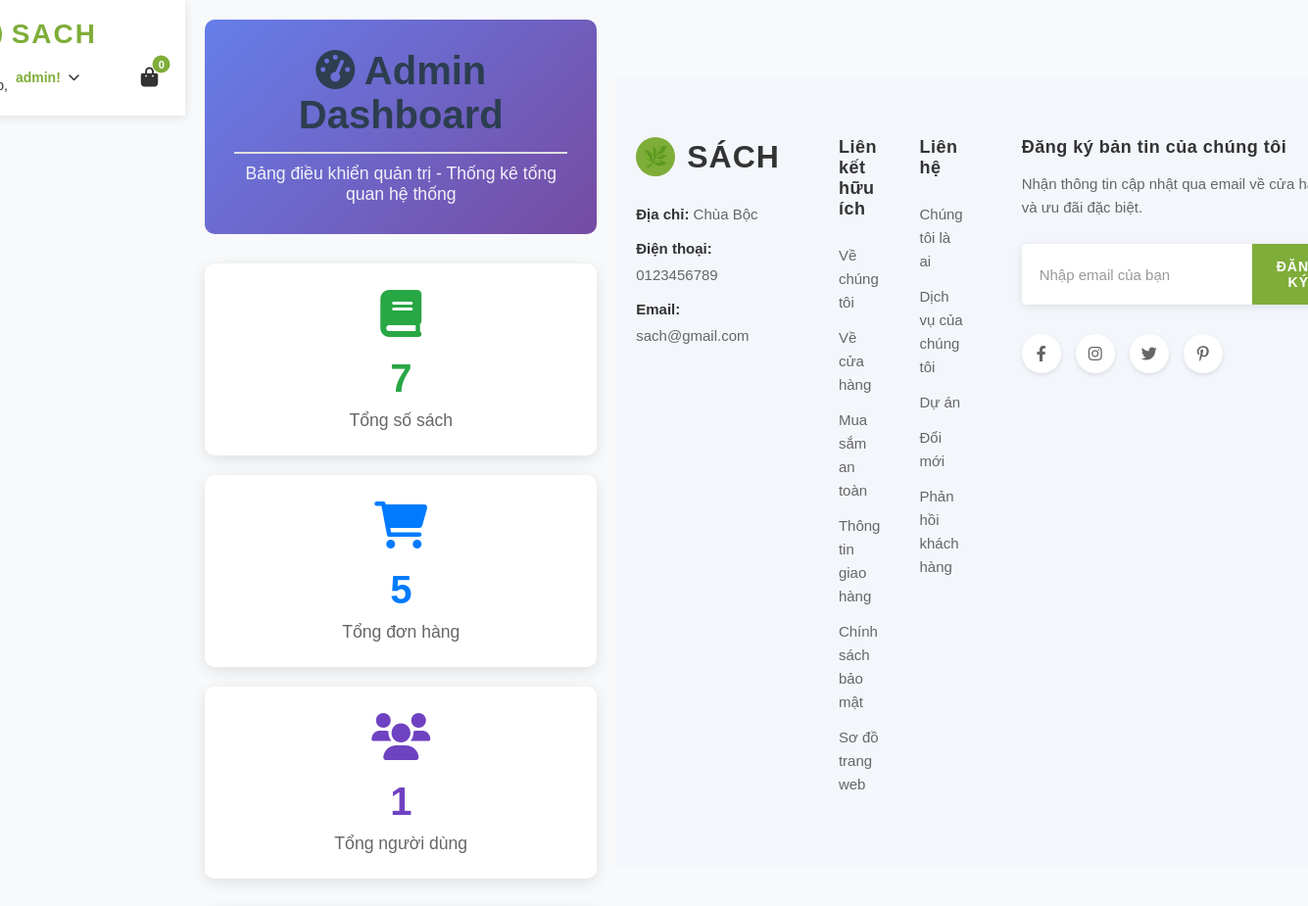
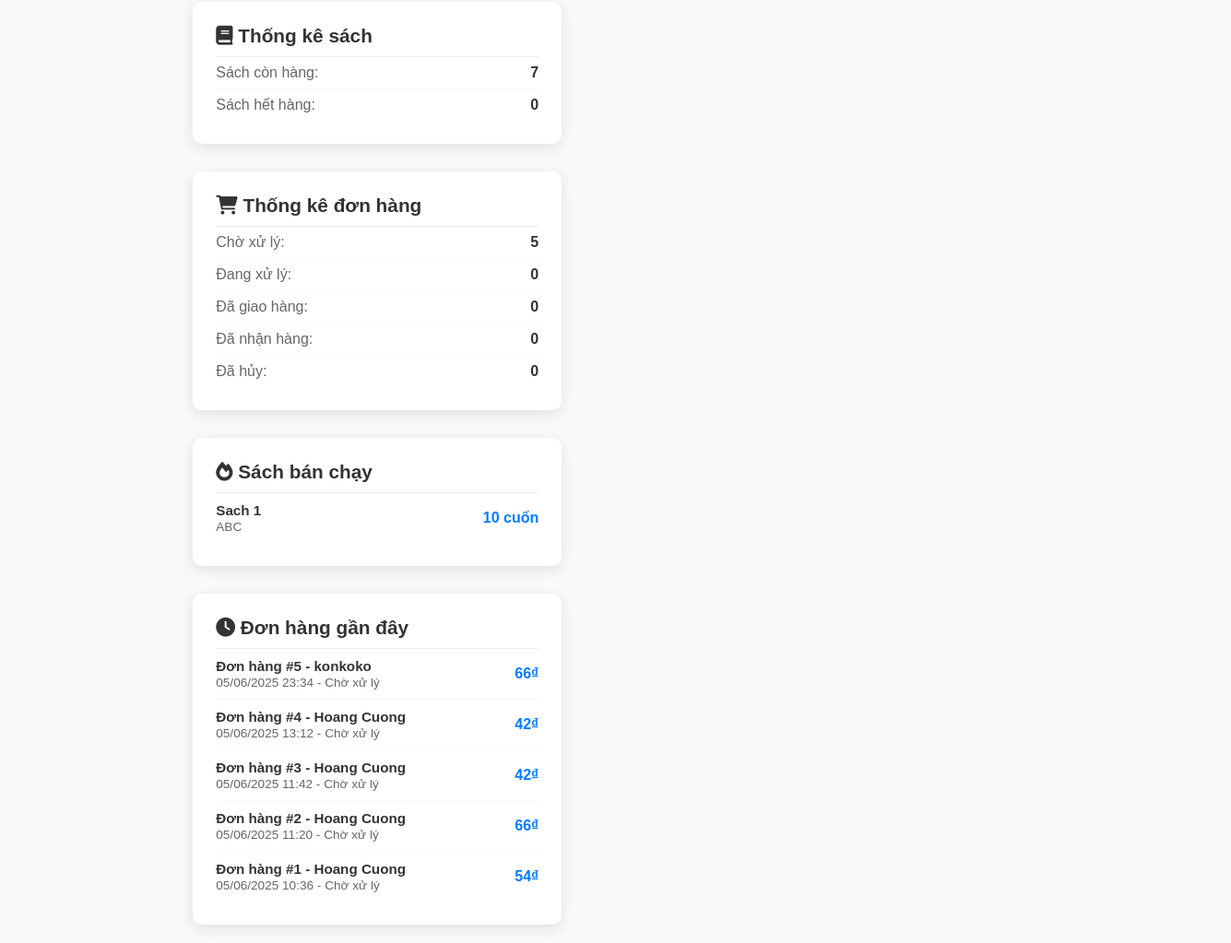
The page /admin-dashboard/ (signed in) on the database as committed earlier (2 pictures, top to bottom).
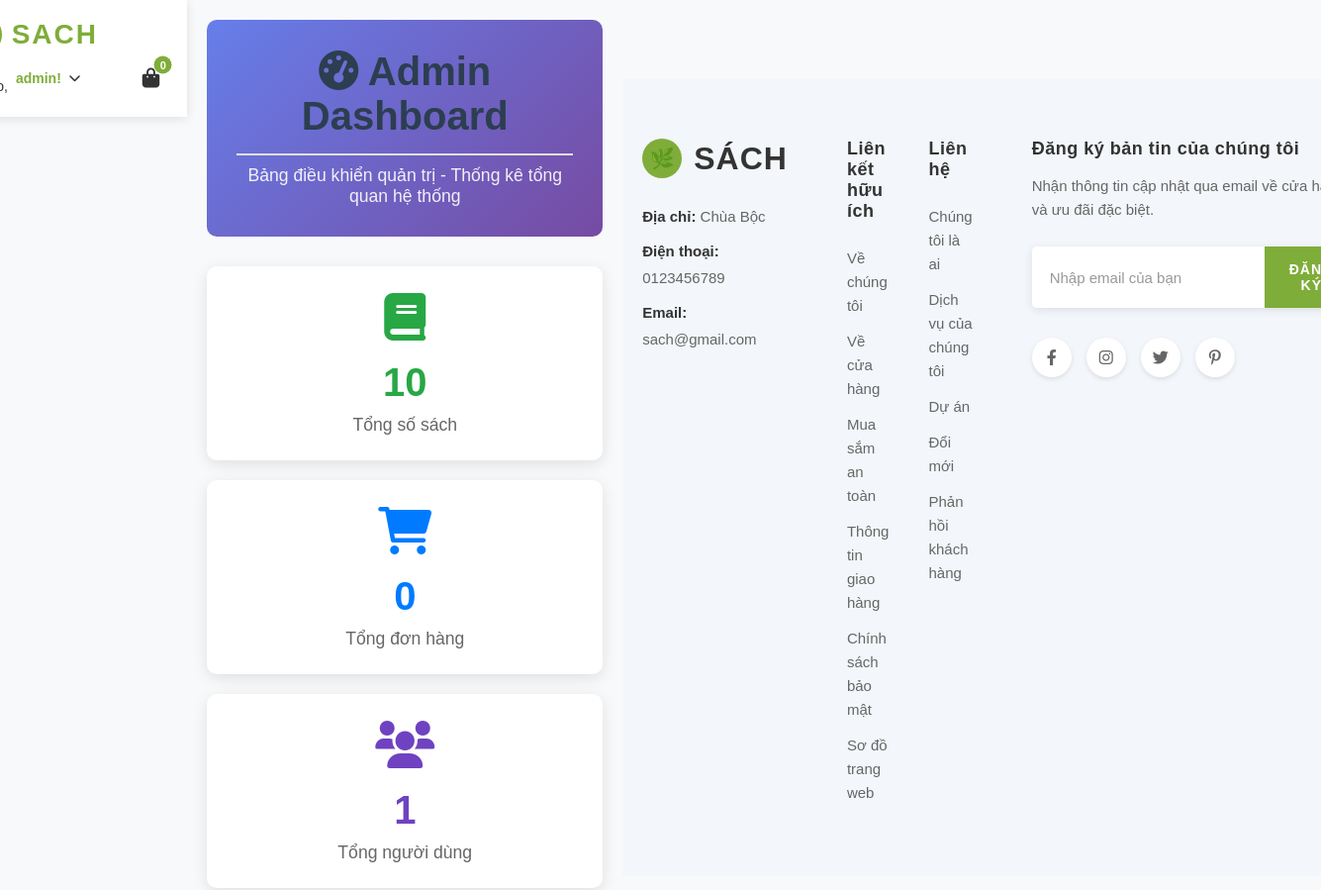
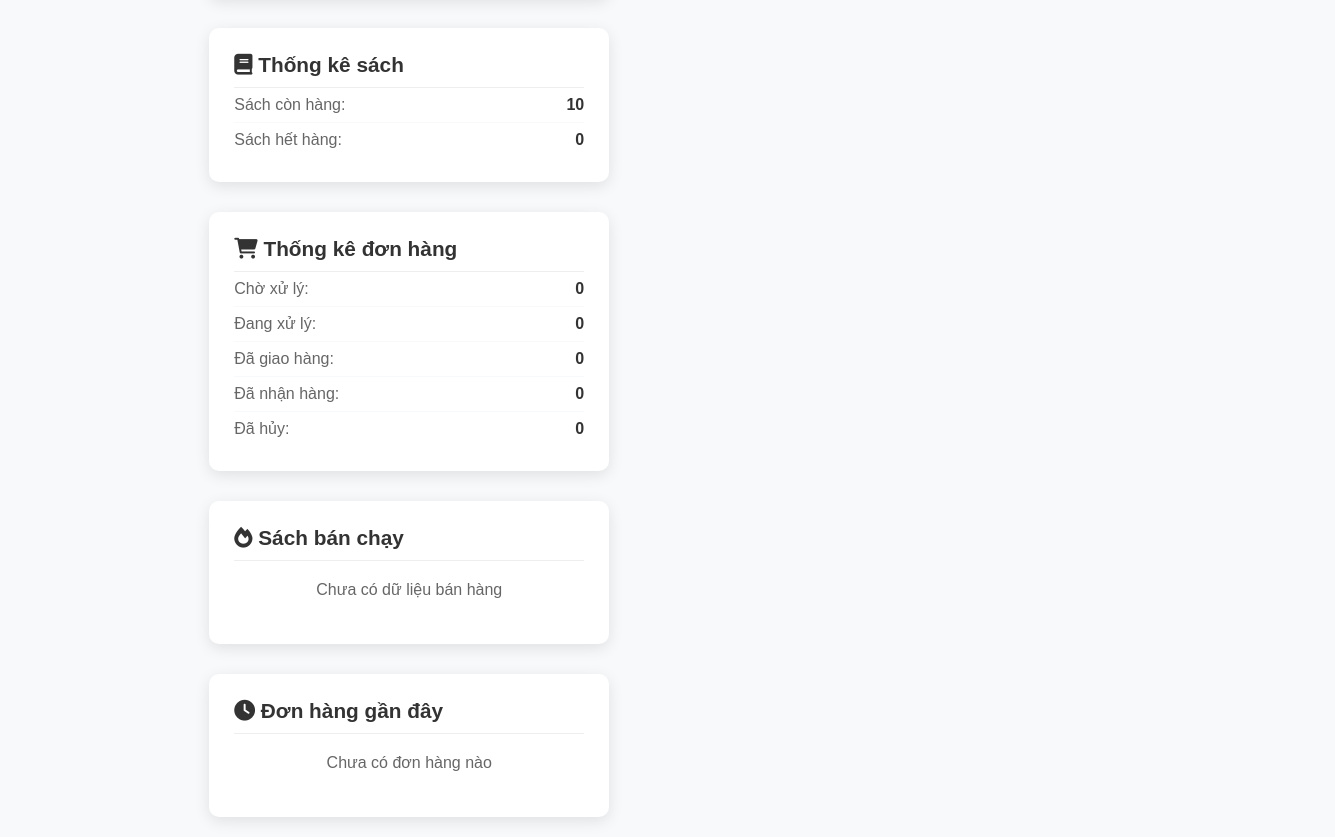
The same page on the database as committed later (2 pictures, top to bottom).
### apps/books/models.py (models this page shows, shortened)
class Book(models.Model):
    title = models.CharField(max_length=200, verbose_name="Tên Sách")
    author = models.CharField(max_length=100, verbose_name="Tác Giả")
    slug = models.SlugField(unique=True, max_length=200, blank=True, null=True)
    description = models.TextField(verbose_name="Mô Tả")
    price = models.DecimalField(max_digits=10, decimal_places=0, verbose_name="Giá")
    discount = models.DecimalField(max_digits=5, decimal_places=0, default=0.00, verbose_name="Giảm Giá (%)")
    stock = models.IntegerField(verbose_name="Số Lượng Tồn Kho")
    image = models.ImageField(upload_to='books/', blank=True, null=True, verbose_name="Hình Ảnh")
    category = models.ForeignKey(Category, on_delete=models.CASCADE, verbose_name="Thể Loại", null=True, blank=True)
    class Meta:
        verbose_name = "Sách"
        verbose_name_plural = "Sách"
        ordering = ['title']

### apps/orders/models.py (models this page shows, shortened)
class Order(models.Model):
    STATUS_CHOICES = [
        ('pending', 'Chờ xử lý'),
        ('processing', 'Đang xử lý'),
        ('shipped', 'Đã giao hàng'),
        ('delivered', 'Đã nhận hàng'),
        ('cancelled', 'Đã hủy'),
    ]
    PAYMENT_CHOICES = [
        ('cod', 'Thanh toán khi nhận hàng'),
    ]
    user = models.ForeignKey(User, on_delete=models.CASCADE, null=True, blank=True, verbose_name="Khách hàng")
    full_name = models.CharField(max_length=100, verbose_name="Họ và tên")
    email = models.EmailField(verbose_name="Email")
    phone = models.CharField(max_length=20, verbose_name="Số điện thoại")
    address = models.TextField(verbose_name="Địa chỉ")
    city = models.CharField(max_length=100, verbose_name="Tỉnh/Thành phố")
    district = models.CharField(max_length=100, verbose_name="Quận/Huyện")
    ward = models.CharField(max_length=100, verbose_name="Phường/Xã")
    total_amount = models.DecimalField(max_digits=10, decimal_places=3, verbose_name="Tổng tiền")
    shipping_fee = models.DecimalField(max_digits=10, decimal_places=3, default=0, verbose_name="Phí vận chuyển")
    status = models.CharField(max_length=20, choices=STATUS_CHOICES, default='pending', verbose_name="Trạng thái")
    payment_method = models.CharField(max_length=20, choices=PAYMENT_CHOICES, default='cod', verbose_name="Phương thức thanh toán")
    notes = models.TextField(blank=True, null=True, verbose_name="Ghi chú")
    created_at = models.DateTimeField(auto_now_add=True, verbose_name="Ngày tạo")
    updated_at = models.DateTimeField(auto_now=True, verbose_name="Ngày cập nhật")
    class Meta:
        verbose_name = "Đơn hàng"
        verbose_name_plural = "Đơn hàng"
        ordering = ['-created_at']
    def get_total_with_shipping(self):
        return self.total_amount + self.shipping_fee

### apps/books/views.py (the view)
# urls.py: path('admin-dashboard/', views.admin_dashboard_view, name='admin_dashboard'),
@user_passes_test(is_admin)
def admin_dashboard_view(request):
    total_books = Book.objects.count()
    total_orders = Order.objects.count()
    total_users = User.objects.count()
    books_in_stock = Book.objects.filter(stock__gt=0).count()
    books_out_of_stock = Book.objects.filter(stock=0).count()
    orders_pending = Order.objects.filter(status='pending').count()
    orders_processing = Order.objects.filter(status='processing').count()
    orders_shipped = Order.objects.filter(status='shipped').count()
    orders_delivered = Order.objects.filter(status='delivered').count()
    orders_cancelled = Order.objects.filter(status='cancelled').count()
    total_revenue = Order.objects.filter(
        status__in=['delivered', 'shipped']
    ).aggregate(
        total=Sum('total_amount')
    )['total'] or 0
    thirty_days_ago = timezone.now() - timedelta(days=30)
    recent_orders = Order.objects.filter(created_at__gte=thirty_days_ago).count()
    recent_revenue = Order.objects.filter(
        created_at__gte=thirty_days_ago,
        status__in=['delivered', 'shipped']
    ).aggregate(
        total=Sum('total_amount')
    )['total'] or 0
    top_books = OrderItem.objects.values('book__title', 'book__author').annotate(
        total_sold=Sum('quantity')
    ).order_by('-total_sold')[:5]
    recent_orders_list = Order.objects.select_related('user').order_by('-created_at')[:5]
    categories_stats = Category.objects.annotate(
        book_count=Count('book'),
        sold_count=Sum('book__orderitem__quantity')
    ).order_by('-book_count')[:5]
    context = {
        'total_books': total_books,
        'total_orders': total_orders,
        'total_users': total_users,
        'total_revenue': total_revenue,
        'books_in_stock': books_in_stock,
        'books_out_of_stock': books_out_of_stock,
        'orders_pending': orders_pending,
        'orders_processing': orders_processing,
        'orders_shipped': orders_shipped,
        'orders_delivered': orders_delivered,
        'orders_cancelled': orders_cancelled,
        'recent_orders': recent_orders,
        'recent_revenue': recent_revenue,
        'top_books': top_books,
        'recent_orders_list': recent_orders_list,
        'categories_stats': categories_stats,
    }
    return render(request, 'admin/dashboard.html', context)

### apps/books/views.py (called while the page is built)
def is_admin(user):
    return user.is_authenticated and user.is_staff

### apps/cart/context_processors.py (called while the page is built)
def cart_context(request):
    cart = request.session.get('cart', {})
    cart_count = sum(cart.values())
    return {
        'cart_count': cart_count,
        'cart_items_exist': cart_count > 0
    }

### templates/admin/dashboard.html (shortened to what this page needs)
{% extends 'base.html' %}
{% load static %}
{% block content %}
<div class="dashboard-container">
    <div class="dashboard-header">
        <h1><i class="fas fa-tachometer-alt"></i> Admin Dashboard</h1>
        <p>Bảng điều khiển quản trị - Thống kê tổng quan hệ thống</p>
    </div>
    <div class="stats-grid">
        <div class="stat-card">
            <div class="stat-icon books">
                <i class="fas fa-book"></i>
            </div>
            <div class="stat-number books">{{ total_books }}</div>
            <div class="stat-label">Tổng số sách</div>
        </div>
        <div class="stat-card">
            <div class="stat-icon orders">
                <i class="fas fa-shopping-cart"></i>
            </div>
            <div class="stat-number orders">{{ total_orders }}</div>
            <div class="stat-label">Tổng đơn hàng</div>
        </div>
        <div class="stat-card">
            <div class="stat-icon users">
                <i class="fas fa-users"></i>
            </div>
            <div class="stat-number users">{{ total_users }}</div>
            <div class="stat-label">Tổng người dùng</div>
        </div>
    </div>
    <div class="info-grid">
        <div class="info-card">
            <h3><i class="fas fa-book"></i> Thống kê sách</h3>
            <div class="status-item">
                <span class="status-label">Sách còn hàng:</span>
                <span class="status-value">{{ books_in_stock }}</span>
            </div>
            <div class="status-item">
                <span class="status-label">Sách hết hàng:</span>
                <span class="status-value">{{ books_out_of_stock }}</span>
            </div>
        </div>
        <div class="info-card">
            <h3><i class="fas fa-shopping-cart"></i> Thống kê đơn hàng</h3>
            <div class="status-item">
                <span class="status-label">Chờ xử lý:</span>
                <span class="status-value">{{ orders_pending }}</span>
            </div>
            <div class="status-item">
                <span class="status-label">Đang xử lý:</span>
                <span class="status-value">{{ orders_processing }}</span>
            </div>
            <div class="status-item">
                <span class="status-label">Đã giao hàng:</span>
                <span class="status-value">{{ orders_shipped }}</span>
            </div>
            <div class="status-item">
                <span class="status-label">Đã nhận hàng:</span>
                <span class="status-value">{{ orders_delivered }}</span>
            </div>
            <div class="status-item">
                <span class="status-label">Đã hủy:</span>
                <span class="status-value">{{ orders_cancelled }}</span>
            </div>
        </div>
        <div class="info-card">
            <h3><i class="fas fa-fire"></i> Sách bán chạy</h3>
            {% for book in top_books %}
            <div class="list-item">
                <div class="item-info">
                    <div class="item-title">{{ book.book__title }}</div>
                    <div class="item-subtitle">{{ book.book__author }}</div>
                </div>
                <div class="item-value">{{ book.total_sold }} cuốn</div>
            </div>
            {% empty %}
            <p style="color: #666; text-align: center; margin: 20px 0;">Chưa có dữ liệu bán hàng</p>
            {% endfor %}
        </div>
    </div>
    <div class="info-card">
        <h3><i class="fas fa-clock"></i> Đơn hàng gần đây</h3>
        {% for order in recent_orders_list %}
        <div class="list-item">
            <div class="item-info">
                <div class="item-title">Đơn hàng #{{ order.id }} - {{ order.full_name }}</div>
                <div class="item-subtitle">{{ order.created_at|date:"d/m/Y H:i" }} - {{ order.get_status_display }}</div>
            </div>
            <div class="item-value">{{ order.get_total_with_shipping|floatformat:0 }}₫</div>
        </div>
        {% empty %}
        <p style="color: #666; text-align: center; margin: 20px 0;">Chưa có đơn hàng nào</p>
        {% endfor %}
    </div>
</div>
{% endblock %}

Rows that differ between the two databases and show on the page:
removed Book: book__title "Sach 1", book__author "ABC", total_sold "10"
removed Order: id "5", full_name "konkoko", created_at "05/06/2025 23:34", status "Chờ xử lý", get_total_with_shipping "66"
removed Order: id "4", full_name "Hoang Cuong", created_at "05/06/2025 13:12", status "Chờ xử lý", get_total_with_shipping "42"
removed Order: id "3", full_name "Hoang Cuong", created_at "05/06/2025 11:42", status "Chờ xử lý", get_total_with_shipping "42"
removed Order: id "2", full_name "Hoang Cuong", created_at "05/06/2025 11:20", status "Chờ xử lý", get_total_with_shipping "66"
removed Order: id "1", full_name "Hoang Cuong", created_at "05/06/2025 10:36", status "Chờ xử lý", get_total_with_shipping "54"
Other text that changed with them:
{{ total_books }}: "7" → "10"
{{ total_orders }}: "5" → "0"
{{ books_in_stock }}: "7" → "10"
{{ orders_pending }}: "5" → "0"
text now shown: "Chưa có dữ liệu bán hàng Chưa có đơn hàng nào"
